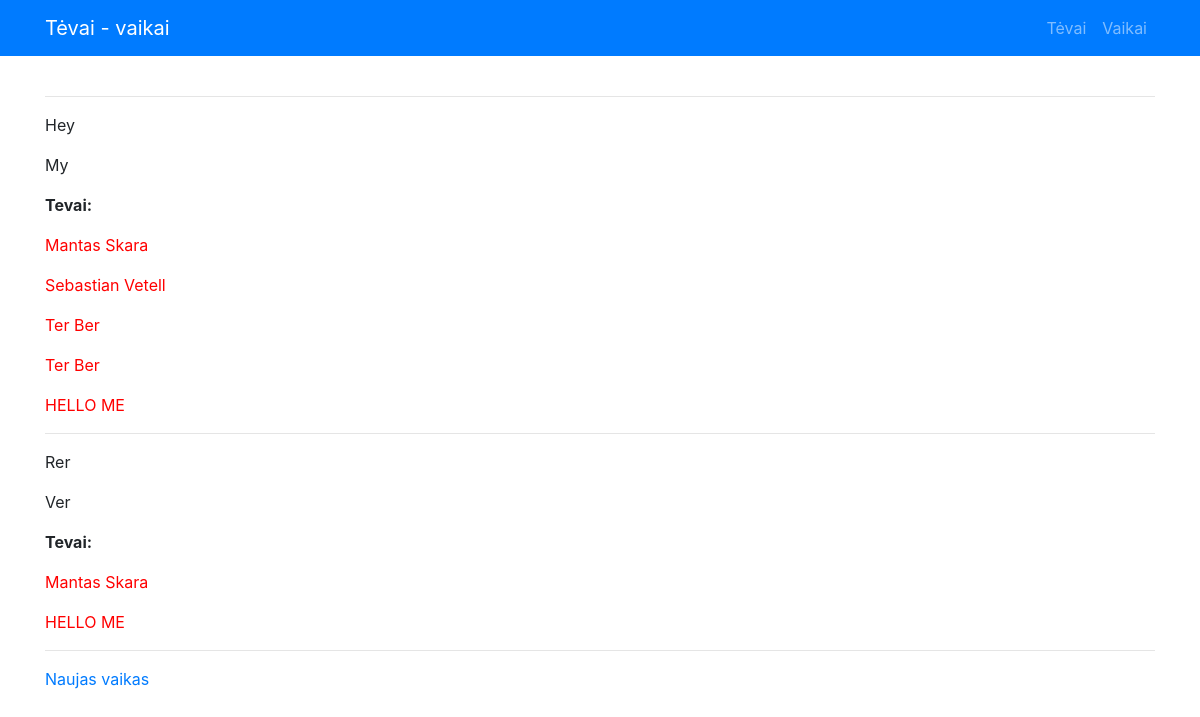
Page /vaikai on the earlier database version.
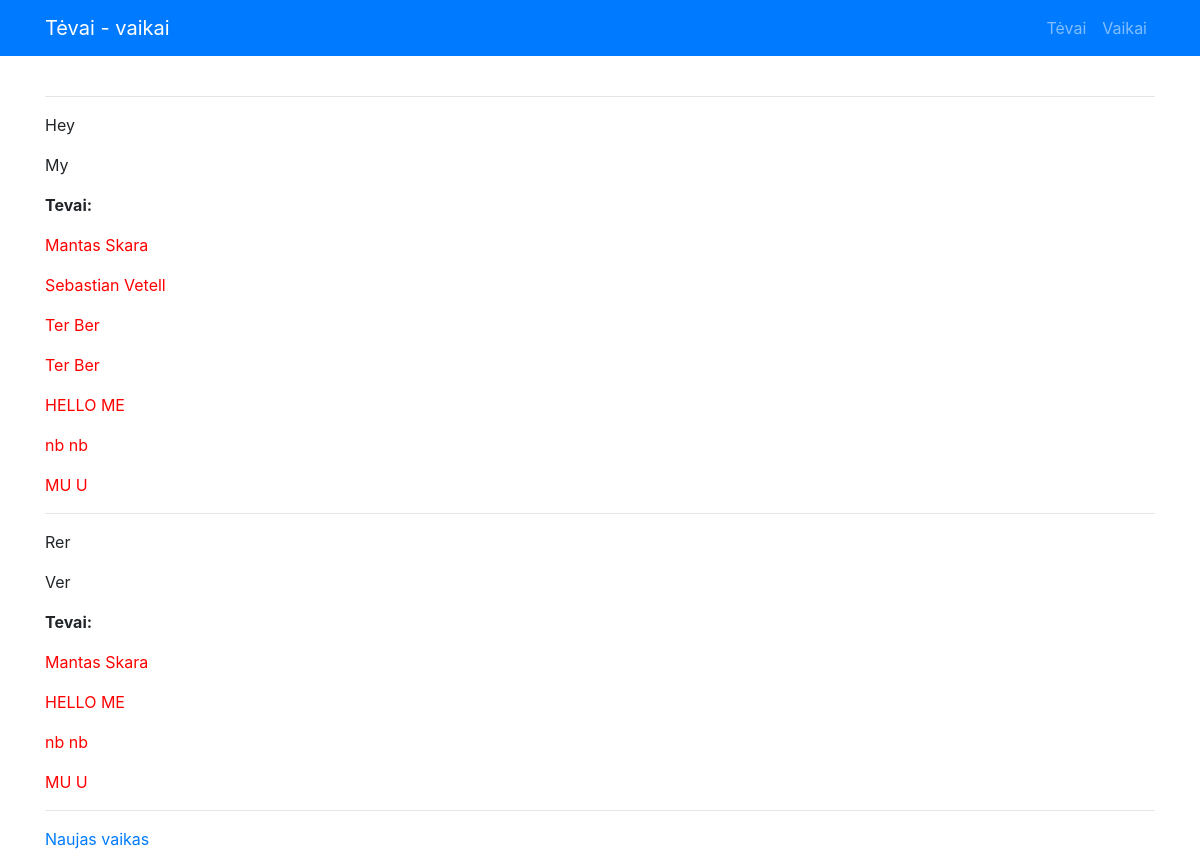
Same page on the later database version.
### app.py (models this page shows)
class Vaikas(db.Model):
    __tablename__ = 'vaikas'
    id = db.Column(db.Integer, primary_key=True)
    vardas = db.Column("Vardas", db.String)
    pavarde = db.Column("Pavardė", db.String)
    tevai = db.relationship("Tevas", secondary=association_table,
                         back_populates="vaikai")

class Tevas(db.Model):
    __tablename__ = 'tevas'
    id = db.Column(db.Integer, primary_key=True)
    vardas = db.Column("Vardas", db.String)
    pavarde = db.Column("Pavardė", db.String)
    vaikai = db.relationship("Vaikas", secondary=association_table,
                          back_populates="tevai")

### app.py (the view)
@app.route("/vaikai")
def children():
    try:
        visi_vaikai = Vaikas.query.all()
    except:
        visi_vaikai = []
    return render_template("vaikai.html", visi_vaikai=visi_vaikai)

### templates/vaikai.html
{% extends "base.html" %} {% block content %} {% if visi_vaikai %} {% for vaikas
in visi_vaikai %}
<hr />
<p>{{vaikas.vardas}}</p>
<p>{{vaikas.pavarde}}</p>
{% if vaikas.tevai %}
<p><strong>Tevai:</strong></p>
{% for tevas in vaikas.tevai %}
<p><span style="color:red">{{tevas.vardas}} {{tevas.pavarde}}</span></p>
{% endfor %} {% endif %} {% endfor %} {% endif %}
<hr />
<p><a href="{{ url_for('new_child')}}">Naujas vaikas</a></p>
{% endblock %}

Differences in the rows shown:
added Tevas: vardas "nb", pavarde "nb"
added Tevas: vardas "MU", pavarde "U"
